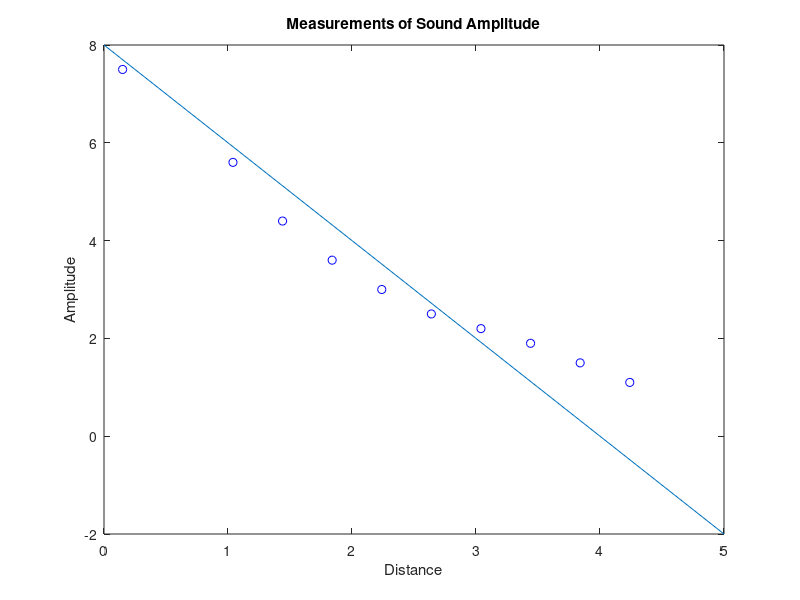

Recreate this plot in MATLAB.
figure(1)
x = [0.15, 1.04, 1.44, 1.84, 2.24, 2.64, 3.04, 3.44, 3.84, 4.24];
y = [7.5, 5.6, 4.4, 3.6, 3.0, 2.5, 2.2, 1.9, 1.5, 1.1];
plot(x,y, 'bo')
hold on
x2 = 0:5;
y2 = -2.*x2 + 8;
plot(x2, y2)
hold off
xlabel('Distance')
ylabel('Amplitude')
title('Measurements of Sound Amplitude')
